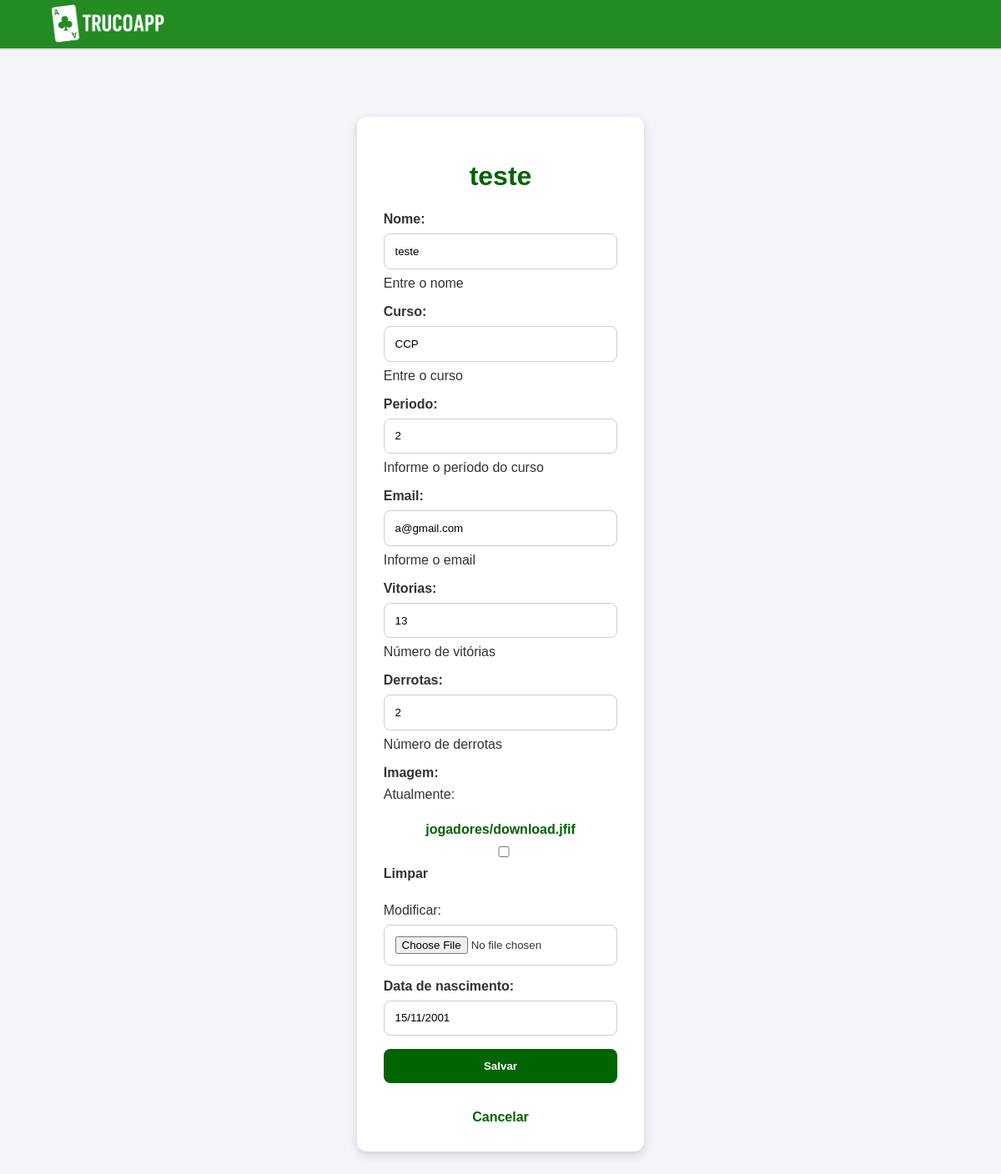
The page /jogadores/1/editar/ on the database as committed earlier.
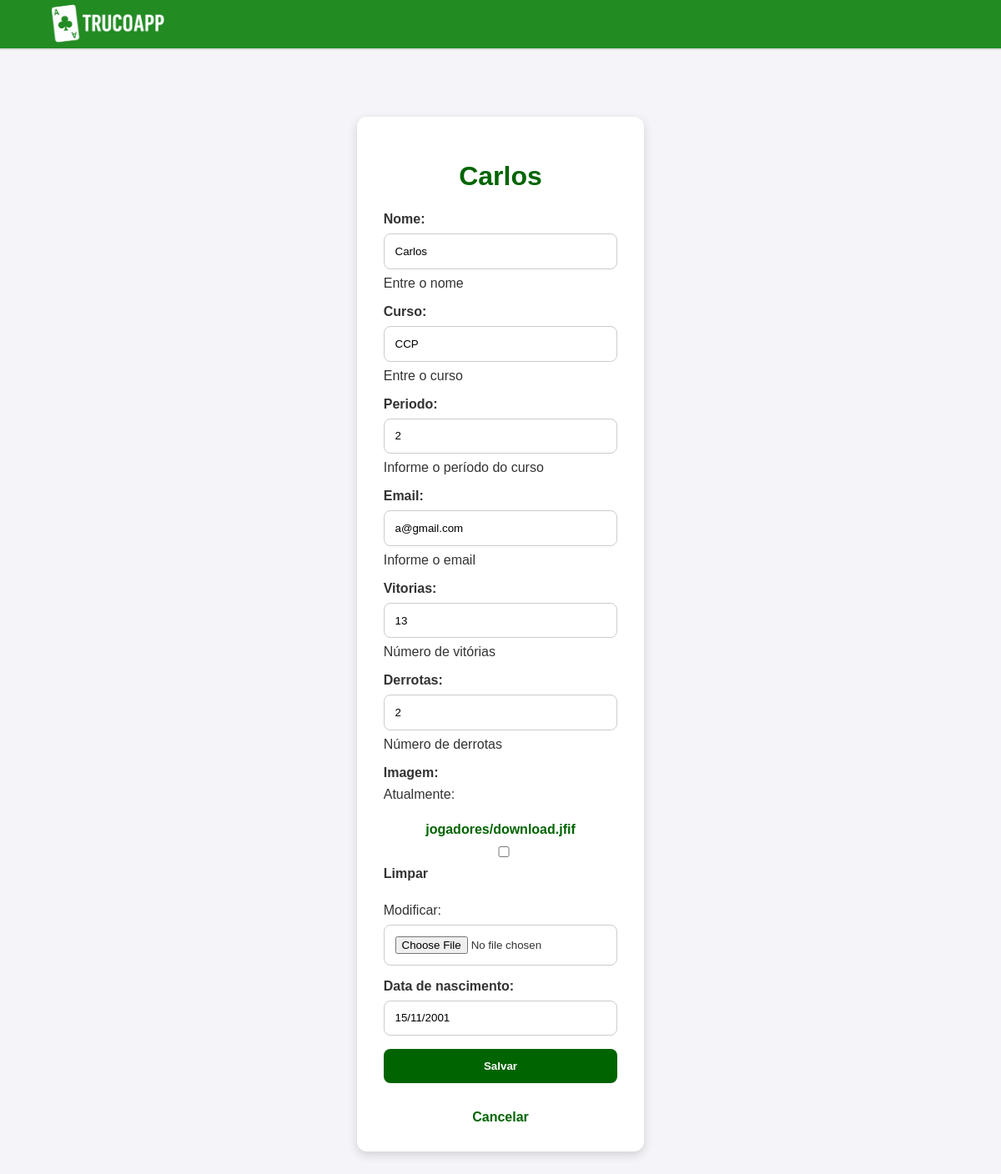
The same page on the database as committed later.
### core/models.py (models this page shows)
class Jogador(models.Model):
    id = models.AutoField(primary_key=True)
    nome = models.CharField(max_length=100, help_text='Entre o nome')
    curso = models.CharField(max_length=100, help_text='Entre o curso')
    periodo = models.IntegerField(help_text='Informe o período do curso')
    email = models.EmailField(help_text='Informe o email', max_length=254)
    vitorias = models.IntegerField(help_text='Número de vitórias')
    derrotas = models.IntegerField(help_text='Número de derrotas')
    imagem = models.ImageField(upload_to='jogadores/', null=True, blank=True)
    dtNasc = models.DateField(help_text='Nascimento no formato DD/MM/AAAA', verbose_name='Data de nascimento')
    def __str__(self):
        return self.nome

### core/views.py (the view)
# urls.py: path("jogadores/<int:pk>/editar/", views.JogadorUpdateView.as_view(), name="jogador_update"),
class JogadorUpdateView(UpdateView):
    model = Jogador
    form_class = JogadorForm
    template_name = "core/jogador_form.html"
    success_url = reverse_lazy("jogador_list")

### core/forms.py
class JogadorForm(forms.ModelForm):
    dtNasc = forms.DateField(
        label="Data de nascimento",
        input_formats=["%d/%m/%Y", "%Y-%m-%d"],
        widget=forms.DateInput(format="%d/%m/%Y", attrs={"placeholder": "DD/MM/AAAA"})
    )
    class Meta:
        model = Jogador
        fields = ["nome", "curso", "periodo", "email", "vitorias", "derrotas", "imagem", "dtNasc"]

### templates/core/jogador_form.html (shortened to what this page needs)
{% load static %}
<!doctype html>
<html lang="pt-BR">
<head>
  <link rel="stylesheet" href="{% static 'css/jogador_form.css' %}" type="text/css">
</head>
<header>
<a href="{% url 'home' %}" class="logo-home">
<img src="{% static 'img/logo.png' %}" alt="TrucoApp Logo">
</a>
</header>
<body>
  <div class="form-container">
    <h1>{{ view.object|default:"Novo Jogador" }}</h1>
    <form method="post" enctype="multipart/form-data">
      {{ form.as_p }}
      <button type="submit">Salvar</button>
      <a href="{% url 'jogador_list' %}">Cancelar</a>
    </form>
  </div>
</body>
</html>

Rows that differ between the two databases and show on the page:
changed Jogador "CCP": object "teste" → "Carlos"; nome "teste" → "Carlos"
